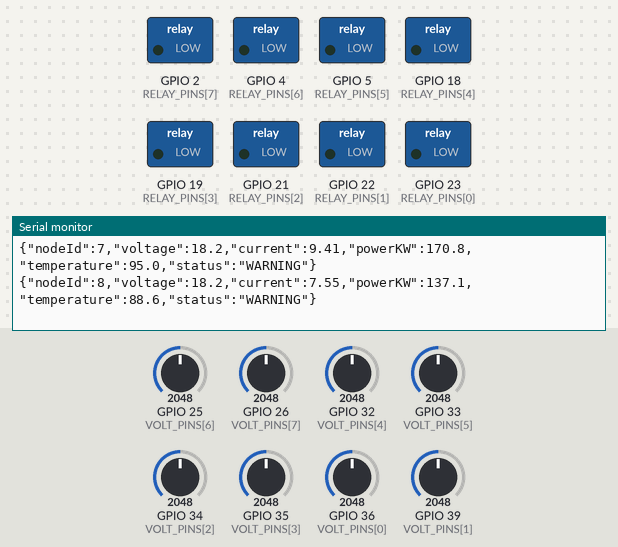
Simulated run of this sketch. Board: ESP32. On the bench: switched loads named in the sketch (green lamp = pin HIGH), the last lines printed to the serial monitor. The test bench sets the inputs (shaded band); at power-on: GPIO 25 (VOLT_PINS[6]) = 2048, GPIO 26 (VOLT_PINS[7]) = 2048, GPIO 33 (VOLT_PINS[5]) = 2048, GPIO 32 (VOLT_PINS[4]) = 2048, GPIO 34 (VOLT_PINS[2]) = 2048, GPIO 35 (VOLT_PINS[3]) = 2048, GPIO 36 (VOLT_PINS[0]) = 2048, GPIO 39 (VOLT_PINS[1]) = 2048 (analog values on the 0–4095 scale). Random numbers use the default seed unless the sketch sets one.

Above: at 1.2 s.
1.3 s: GPIO 25 (VOLT_PINS[6]) set to 1973
At 2.1 s:
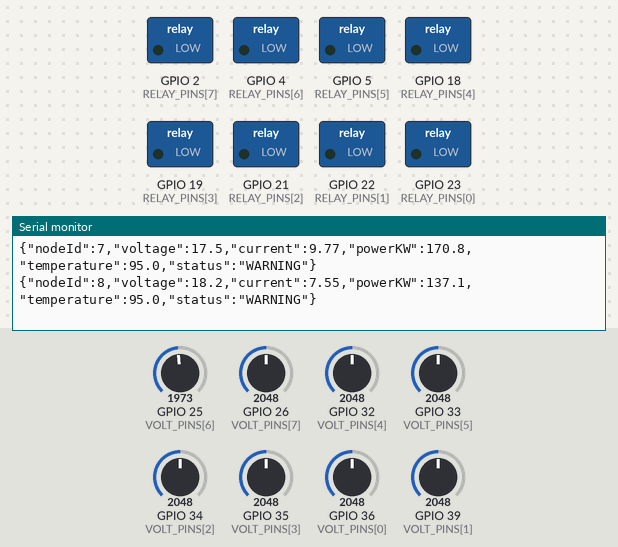
4.3 s: GPIO 25 (VOLT_PINS[6]) set to 1893
At 4.9 s:
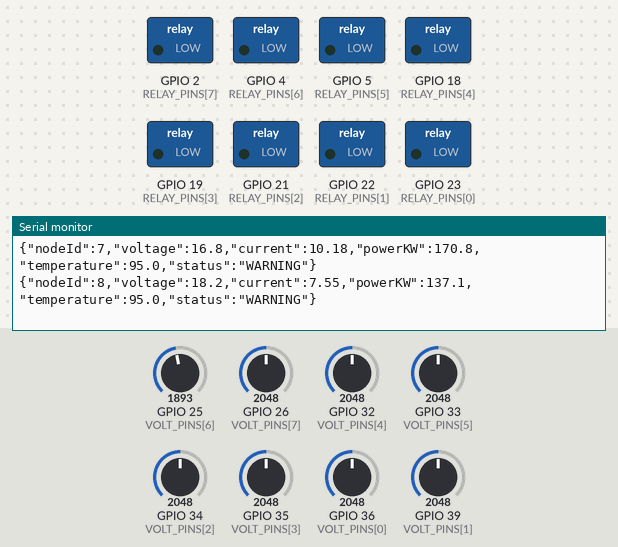
7.3 s: GPIO 26 (VOLT_PINS[7]) set to 1604
At 8.0 s:
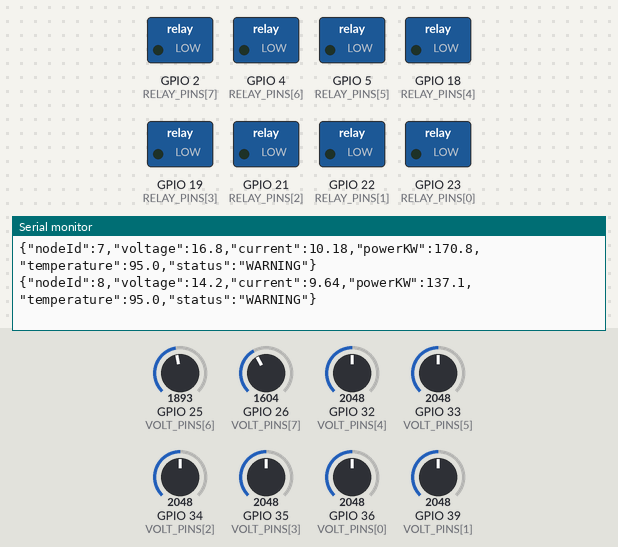
10.3 s: GPIO 26 (VOLT_PINS[7]) set to 1477
At 11.3 s:
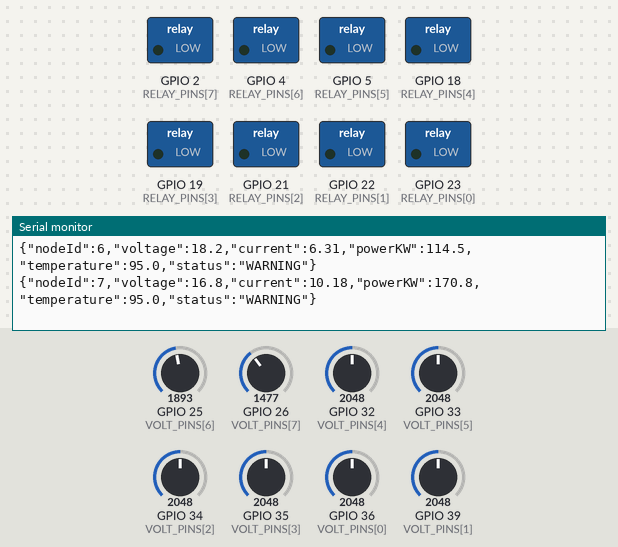
16.3 s: GPIO 33 (VOLT_PINS[5]) set to 1352
At 16.9 s:
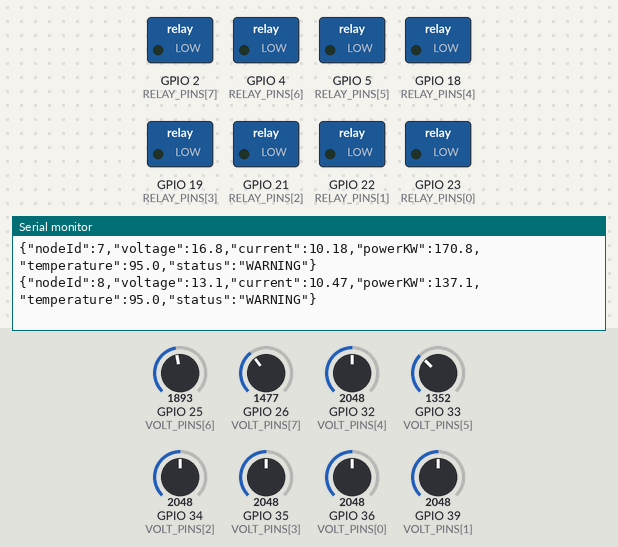
19.3 s: GPIO 33 (VOLT_PINS[5]) set to 1245
At 19.8 s:
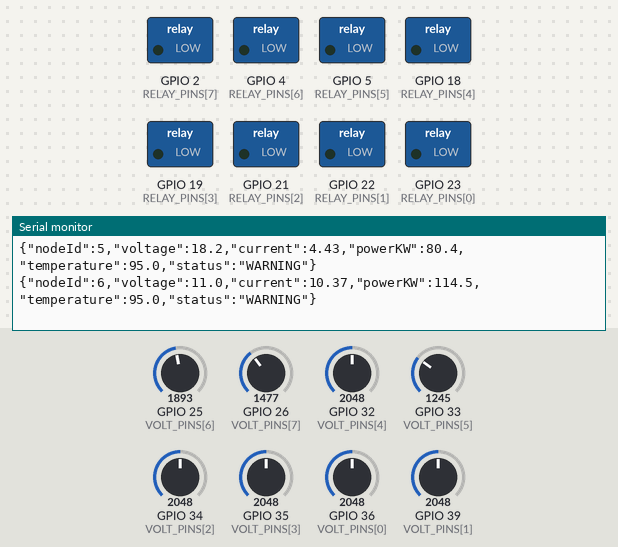
Timing chart, 0 to 22.3 s (numbered marks = the images above; inputs shaded):
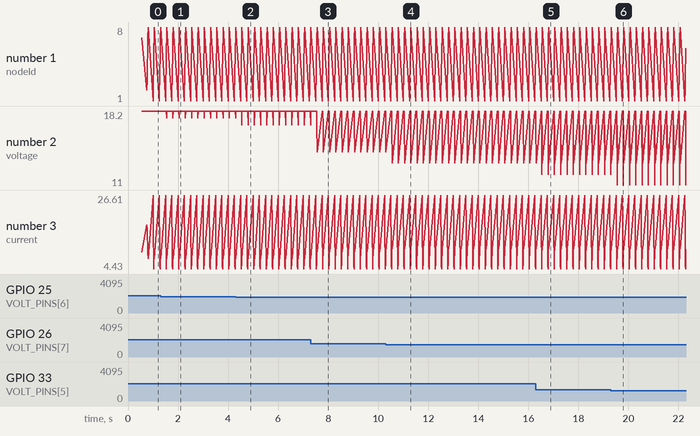

Measured:
- after the input at 1.3 s, the serial monitor: prints a new line after 0.25 s (image 1)
- after the input at 4.3 s, the serial monitor: prints a new line after 0.25 s (image 2)
- after the input at 7.3 s, the serial monitor: prints a new line after 0.26 s (image 3)
- after the input at 10.3 s, the serial monitor: prints a new line after 0.26 s (image 4)
- after the input at 16.3 s, the serial monitor: prints a new line after 0.24 s (image 5)
- after the input at 19.3 s, the serial monitor: prints a new line after 0.25 s (image 6)
- plotted number 2: 18.2 → 17.5 after the input at 1.3 s, 17.5 → 16.8 after the input at 4.3 s, 18.2 → 12 after the input at 16.3 s
- plotted number 3: 9.41 → 9.77 after the input at 1.3 s, 9.77 → 10.18 after the input at 4.3 s, 6.31 → 9.55 after the input at 16.3 s

The sketch:

pcre_esp32_firmware.ino
```cpp
/*
 * =========================================================================================
 * PCRE (Power Cyber-Physical Resilience Engine) - ESP32 Hardware Node Testbed Controller
 * Hackathon Prototype: Cyber-Physical Integration for Cascading Failure Prevention
 * =========================================================================================
 *
 * Target: ESP32 Dev Module (WROOM-32 / NodeMCU-32S)
 * Hardware Interfaces:
 *  - 6 to 8 Physical Testbed Nodes
 *  - ADC Channels for Voltage & Current Sensors (ACS712 / Shunt & Resistor Dividers)
 *  - Relay Outputs for Physical Fault Injection & Islanding Control
 *  - High-Speed USB Serial UART Telemetry (115200 baud) for Unity 3D & Digital Twin sync
 */

#include <Arduino.h>

// Number of physical testbed nodes monitored by this ESP32
#define NUM_PHYSICAL_NODES 8

// Pin Mappings
const int VOLT_PINS[NUM_PHYSICAL_NODES] = {36, 39, 34, 35, 32, 33, 25, 26}; // ADC1 & ADC2
const int RELAY_PINS[NUM_PHYSICAL_NODES] = {23, 22, 21, 19, 18, 5, 4, 2};    // Relay outputs

// Nominal Calibration Constants
const float ADC_REF_VOLTAGE = 3.3f;
const float VOLTAGE_DIVIDER_RATIO = 11.0f; // Scales 0-30V / 0-230V scaled down to 0-3.3V
const float CURRENT_SENSITIVITY = 0.185f;  // 185mV/A for ACS712-05B

struct GridNodeHardware {
    int id;
    const char* name;
    float voltage;
    float current;
    float powerKW;
    float temperature;
    bool isTripped;
    bool isCritical;
};

GridNodeHardware nodes[NUM_PHYSICAL_NODES] = {
    {1, "Main Power Plant", 230.0f, 2.1f, 483.0f, 45.0f, false, false},
    {2, "Substation Alpha", 229.5f, 1.4f, 321.3f, 48.0f, false, false},
    {3, "Substation Beta (Central)", 228.2f, 1.3f, 296.6f, 52.0f, false, false},
    {4, "General Hospital (Critical)", 230.1f, 0.42f, 96.6f, 41.0f, false, true},
    {5, "Emergency 911 HQ", 229.8f, 0.35f, 80.4f, 40.0f, false, true},
    {6, "Water Treatment Facility", 229.0f, 0.50f, 114.5f, 44.0f, false, true},
    {7, "Industrial Tech Park", 227.8f, 0.75f, 170.8f, 58.0f, false, false},
    {8, "Commercial District", 228.5f, 0.60f, 137.1f, 50.0f, false, false}
};

unsigned long lastTelemetryMillis = 0;
const unsigned long TELEMETRY_INTERVAL_MS = 250; // 4Hz high-frequency stream

void setup() {
    Serial.begin(115200);
    analogReadResolution(12); // 12-bit ADC (0 - 4095)

    for (int i = 0; i < NUM_PHYSICAL_NODES; i++) {
        pinMode(RELAY_PINS[i], OUTPUT);
        digitalWrite(RELAY_PINS[i], LOW); // Closed/Energized state
    }

    Serial.println("{\"event\": \"BOOT\", \"device\": \"PCRE_ESP32_TESTBED\", \"status\": \"READY\"}");
}

void readSensors() {
    for (int i = 0; i < NUM_PHYSICAL_NODES; i++) {
        if (nodes[i].isTripped) {
            nodes[i].voltage = 0.0f;
            nodes[i].current = 0.0f;
            nodes[i].powerKW = 0.0f;
            continue;
        }

        // Read ADC raw values with small moving average
        int rawV = analogRead(VOLT_PINS[i]);
        float pinVoltage = (rawV / 4095.0f) * ADC_REF_VOLTAGE;

        // Calibrated measurement (or simulated baseline if testbed running dry)
        float measuredV = pinVoltage * VOLTAGE_DIVIDER_RATIO;
        if (measuredV < 1.0f) {
            // Dry bench test jitter around nominal 230V
            measuredV = 230.0f + ((random(-20, 20)) / 10.0f);
        }

        float measuredI = (measuredV > 10.0f) ? (nodes[i].powerKW * 1000.0f) / measuredV : 0.0f;

        nodes[i].voltage = measuredV;
        nodes[i].current = measuredI / 1000.0f; // in Amps
        nodes[i].powerKW = (nodes[i].voltage * nodes[i].current);
        nodes[i].temperature += (nodes[i].current > 1.5f) ? 0.05f : -0.02f;
        nodes[i].temperature = constrain(nodes[i].temperature, 35.0f, 95.0f);
    }
}

void broadcastTelemetry() {
    for (int i = 0; i < NUM_PHYSICAL_NODES; i++) {
        // Output strict JSON format compatible with Unity HardwareBridge.cs
        Serial.print("{\"nodeId\":");
        Serial.print(nodes[i].id);
        Serial.print(",\"voltage\":");
        Serial.print(nodes[i].voltage, 1);
        Serial.print(",\"current\":");
        Serial.print(nodes[i].current, 2);
        Serial.print(",\"powerKW\":");
        Serial.print(nodes[i].powerKW, 1);
        Serial.print(",\"temperature\":");
        Serial.print(nodes[i].temperature, 1);
        Serial.print(",\"status\":\"");
        Serial.print(nodes[i].isTripped ? "TRIPPED" : (nodes[i].temperature > 75.0f ? "WARNING" : "HEALTHY"));
        Serial.println("\"}");
    }
}

void processIncomingCommands() {
    if (Serial.available()) {
        String cmd = Serial.readStringUntil('\n');
        cmd.trim();

        // Check for trip / restore commands from PCRE Digital Twin or Edge Engine
        // Format: TRIP:3 or RESTORE:3 or ALL_RESET
        if (cmd.startsWith("TRIP:")) {
            int targetNode = cmd.substring(5).toInt();
            if (targetNode >= 1 && targetNode <= NUM_PHYSICAL_NODES) {
                int idx = targetNode - 1;
                nodes[idx].isTripped = true;
                digitalWrite(RELAY_PINS[idx], HIGH); // Open relay
                Serial.print("{\"ack\": \"TRIP_EXECUTED\", \"node\": ");
                Serial.print(targetNode);
                Serial.println("}");
            }
        } else if (cmd.startsWith("RESTORE:")) {
            int targetNode = cmd.substring(8).toInt();
            if (targetNode >= 1 && targetNode <= NUM_PHYSICAL_NODES) {
                int idx = targetNode - 1;
                nodes[idx].isTripped = false;
                digitalWrite(RELAY_PINS[idx], LOW); // Close relay
                Serial.print("{\"ack\": \"RESTORED\", \"node\": ");
                Serial.print(targetNode);
                Serial.println("}");
            }
        } else if (cmd == "ALL_RESET") {
            for (int i = 0; i < NUM_PHYSICAL_NODES; i++) {
                nodes[i].isTripped = false;
                digitalWrite(RELAY_PINS[i], LOW);
            }
            Serial.println("{\"ack\": \"ALL_RESET_OK\"}");
        }
    }
}

void loop() {
    readSensors();
    processIncomingCommands();

    if (millis() - lastTelemetryMillis >= TELEMETRY_INTERVAL_MS) {
        lastTelemetryMillis = millis();
        broadcastTelemetry();
    }
}
```
